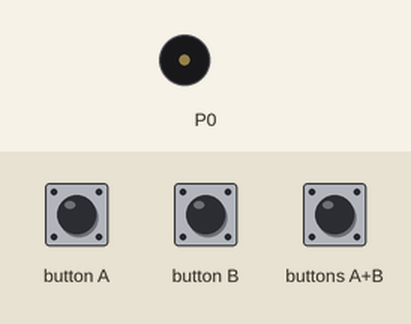
This program was run on a simulated BBC micro:bit (MakeCode). On the bench: buzzer (waves = sounding). The test bench sets the inputs (shaded band).

Above: at 1.2 s.
1.3 s: buttons A+B pressed for 0.15 s
At 4.1 s:
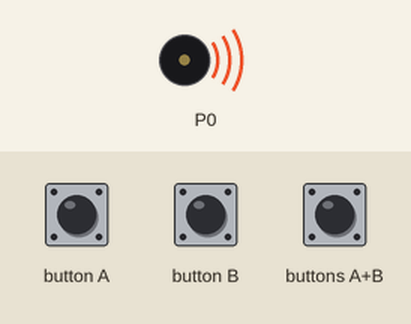
4.4 s: buttons A+B pressed for 1 s
8.4 s: button B pressed for 0.15 s
At 11.0 s:
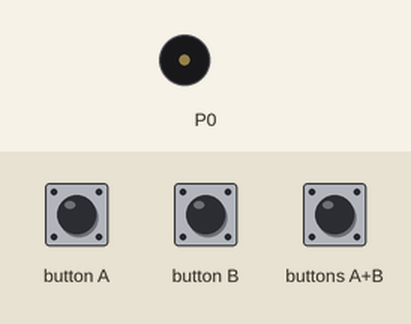
Timing chart, 0 to 12.5 s (numbered marks = the images above; inputs shaded):
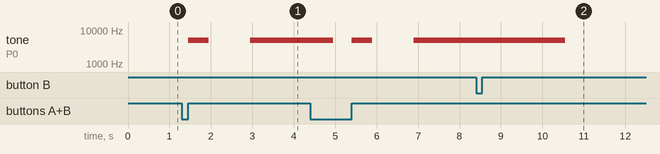

The program:

main.ts
```typescript
input.onButtonPressed(Button.A, function () {
    music.playSoundEffect(music.createSoundEffect(WaveShape.Sine, 5000, 5000, 255, 255, 500, SoundExpressionEffect.None, InterpolationCurve.Linear), SoundExpressionPlayMode.UntilDone)
})
input.onButtonPressed(Button.AB, function () {
    music.playSoundEffect(music.createSoundEffect(WaveShape.Sine, 5000, 5000, 255, 255, 500, SoundExpressionEffect.None, InterpolationCurve.Linear), SoundExpressionPlayMode.UntilDone)
    music.playSoundEffect(music.createSoundEffect(WaveShape.Sine, 5000, 5000, 0, 0, 1000, SoundExpressionEffect.None, InterpolationCurve.Linear), SoundExpressionPlayMode.UntilDone)
    music.playSoundEffect(music.createSoundEffect(WaveShape.Sine, 5000, 5000, 255, 255, 1000, SoundExpressionEffect.None, InterpolationCurve.Linear), SoundExpressionPlayMode.UntilDone)
    music.playSoundEffect(music.createSoundEffect(WaveShape.Sine, 5000, 5000, 255, 255, 1000, SoundExpressionEffect.None, InterpolationCurve.Linear), SoundExpressionPlayMode.UntilDone)
})
input.onButtonPressed(Button.B, function () {
    music.playSoundEffect(music.createSoundEffect(WaveShape.Sine, 5000, 5000, 255, 255, 1000, SoundExpressionEffect.None, InterpolationCurve.Linear), SoundExpressionPlayMode.UntilDone)
    music.playSoundEffect(music.createSoundEffect(WaveShape.Sine, 5000, 5000, 255, 255, 1000, SoundExpressionEffect.None, InterpolationCurve.Linear), SoundExpressionPlayMode.UntilDone)
})
```

test.ts
```typescript
// здесь помещаются тесты; они не будут скомпилированы, пока пакет используется в качестве расширения.
```

Measured:
- after the input at 1.3 s, tone on P0: silent → 5000 Hz after 0.15 s, → silent 0.50 s later, → 5000 Hz 1.0 s later
- after the input at 8.4 s, tone on P0: 5000 Hz → silent after 2.1 s instead of 0.50 s
